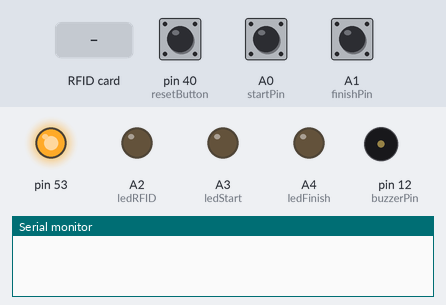
A sketch run on a simulated Arduino Mega 2560, built with avr-gcc and run on an emulated ATmega2560. On the bench: output pins drawn as LEDs (lit = HIGH), buzzer (waves = sounding, pin HIGH), the last lines printed to the serial monitor. Inputs (shaded band) come from the test bench; at power-on: A0 (startPin) HIGH, A1 (finishPin) HIGH, pin 40 (resetButton) HIGH.

Above: at 1.2 s.
1.3 s: RFID card 5E 7A 19 C4 held to the reader
At 2.5 s:
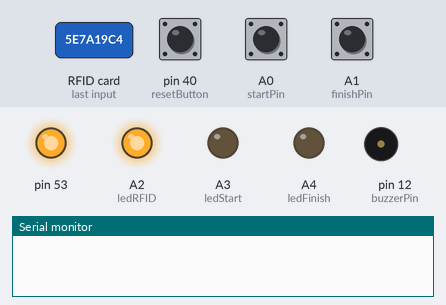
3.2 s: A0 (startPin) pulled LOW for 0.15 s
At 4.5 s:
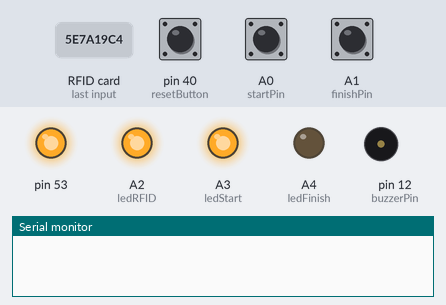
6.4 s: A1 (finishPin) pulled LOW for 0.15 s
At 7.1 s:
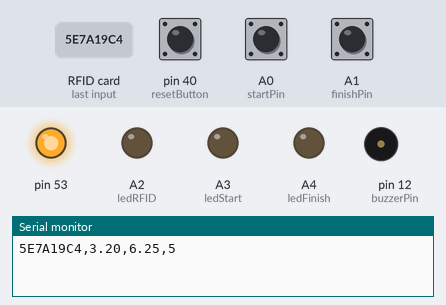
Timing chart, 0 to 9.0 s (numbered marks = the images above; inputs shaded):
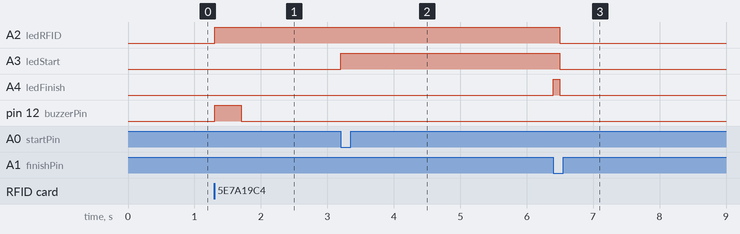

Measured:
- after the input at 1.3 s, A2 (ledRFID): LOW → HIGH at once; pin 12 (buzzerPin): LOW → HIGH at once, → LOW 0.40 s later
- after the input at 3.2 s, A3 (ledStart): LOW → HIGH at once
- after the input at 6.4 s, A2 (ledRFID), A3 (ledStart): HIGH → LOW after 0.10 s; A4 (ledFinish): LOW → HIGH at once, → LOW 0.10 s later

The sketch:

AGILITY.ino
```cpp
#include <SPI.h>
#include <MFRC522.h>

#define SDA_DIO 49
#define RESET_DIO 48
MFRC522 RC522(SDA_DIO, RESET_DIO);

#define startPin A0
#define finishPin A1

#define ledRFID A2

#define ledStart A3
#define ledFinish A4
#define buzzerPin 12
#define buzzerButton 6
#define resetButton 40

bool start_state = 0;
bool finish_state = 0;
bool reset_state = 0;

unsigned long start_time;
unsigned long finish_time;

float final_time;
float speed;
int penalty;

String uid = "";
bool state_RFID = 0;
bool state_buzzer = 0;

void setup() {
  SPI.begin();
  RC522.PCD_Init();

  Serial.begin(115200);
  pinMode(startPin, INPUT_PULLUP);
  pinMode(finishPin, INPUT_PULLUP);
  pinMode(buzzerButton, INPUT_PULLUP);
  pinMode(resetButton, INPUT_PULLUP);

  pinMode(ledRFID, OUTPUT);
  pinMode(ledStart, OUTPUT);
  pinMode(ledFinish, OUTPUT);
  pinMode(buzzerPin, OUTPUT);
}
void loop() {
  bool currentResetState = digitalRead(resetButton);
  // Check if the button state has changed
  if (currentResetState != reset_state) {
    // Update the button state
    reset_state = currentResetState;
    if (!reset_state) {
      // Select and display a random color
      Serial.print("Delete");
    }
  }

  if (state_RFID == 0 && RC522.PICC_IsNewCardPresent() && RC522.PICC_ReadCardSerial()) {
    for (byte i = 0; i < RC522.uid.size; i++) {
      //RC522.uid.size
      uid += String(RC522.uid.uidByte[i] < 0x10 ? "0" : "");
      uid += String(RC522.uid.uidByte[i], HEX);  // Convert the UID to a single String
    }
    uid.toUpperCase();   // Convert to uppercase
    RC522.PICC_HaltA();  // Stop reading
    //RC522.PICC_HaltA();       // Halt PICC operation
    //RC522.PCD_StopCrypto1();  // Stop encryption on PCD
  }
  if (uid.length() > 0) {
    state_RFID = 1;
    digitalWrite(ledRFID, HIGH);
  }

  if (state_RFID == 1 && state_buzzer == 0) {
    state_buzzer = 1;
    digitalWrite(buzzerPin, HIGH);
    delay(400);
    digitalWrite(buzzerPin, LOW);
  }


  if (state_RFID == 1 && digitalRead(startPin) == 0 && start_state == 0) {
    start_time = millis();
    start_state = 1;
    digitalWrite(ledStart, HIGH);
  }

  if (start_state == 1 && digitalRead(finishPin) == 0 && finish_state == 0) {
    finish_time = millis();
    finish_state = 1;
    digitalWrite(ledFinish, HIGH);
  }

  if (start_state == 1 && finish_state == 1) {

    final_time = abs(finish_time - start_time) / 1000.00;
    speed = 20.00/final_time;
    penalty = 5;
    String finalData = String(uid) + "," + String(final_time) + "," + String(speed) + "," + String(penalty);
    Serial.println(finalData);
  }
  if (finish_state == 1) {
    delay(100);
    reset();
    turn_off();
  }
}

void turn_off() {
  digitalWrite(ledRFID, LOW);
  digitalWrite(ledStart, LOW);
  digitalWrite(ledFinish, LOW);
}

void reset() {
  start_state = 0;
  finish_state = 0;
  state_RFID = 0;
  state_buzzer = 0;
  uid = "";
}
```
